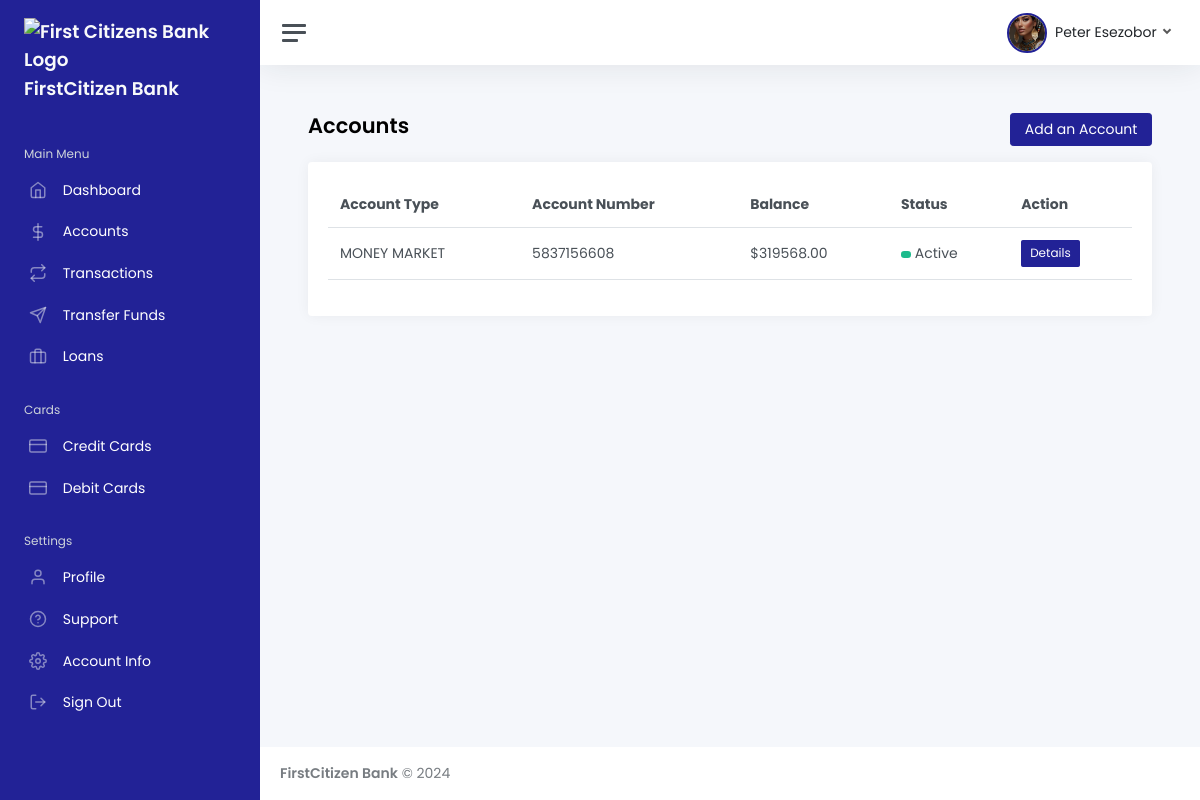
The app's page /dashboard/accounts/ (signed in) with its own data.
### app/models.py (models this page shows, shortened)
class CustomUser(AbstractBaseUser, PermissionsMixin):
    EMPLOYMENT_STATUS = [
        ("Employed", "Employed"),
        ("Self-employed", "Self-employed"),
        ("Unemployed", "Unemployed"),
        ("Retired", "Retired"),
    ]
    EMPLOYMENT_TYPE = [
        ("Full-time", "Full-time"),
        ("Part-time", "Part-time"),
        ("Contract", "Contract"),
        ("Temporary", "Temporary"),
    ]
    PREFERRED_ACCOUNT_TYPE = [
        ('CHECKING', 'Checking'),
        ('SAVINGS', 'SAVINGS'),
        ('MONEY MARKET', 'MONEY MARKET'),
        ('CD', 'Certificate of Deposit (CD)'),
    ]
    PREFERRED_ID_TYPE = [
        ("Driver Licence", 'Driver Licence'),
        ("National ID", 'National ID'),
        ("Passport", 'Passport'),
    ]
    GENDER_CHOICES = [
        ("Male", 'Male'),
        ("Female", 'Female'),
    ]
    MARITAL_CHOICES = [
        ("Married", 'Married'),
        ("Single", 'Single'),
        ("Divorced", 'Divorced'),
    ]
    can_apply_for_loans = models.BooleanField(default=False)
    can_apply_for_account = models.BooleanField(default=True)
    user_account_is_active = models.BooleanField(default=True)
    user_account_is_temporarily_inactive = models.BooleanField(default=False)
    marital_status = models.CharField(max_length=100, choices=MARITAL_CHOICES, blank=True, null=True)
    number_of_dependents = models.IntegerField(blank=True, null=True) # Number of Children
    otp_code =  models.CharField(max_length=100, blank=True, null=True)
    email = models.EmailField(_('email address'), unique=True)
    first_name = models.CharField(max_length=50, blank=False)  # Required
    last_name = models.CharField(max_length=50, blank=False)   # Required
    phone_number = models.CharField(max_length=15, unique=True, blank=False)  # Required
    ssn = models.CharField(max_length=500, blank=True, null=True)
    tax_identity_number = models.CharField(max_length=500, blank=True, null=True)
    date_of_birth = models.DateField(blank=True, null=True)
    bank_id = models.CharField(max_length=10, unique=True, blank=True, null=True)
    created_at = models.DateTimeField(auto_now_add=True)
    preferred_account_type = models.CharField(max_length=100, choices=PREFERRED_ACCOUNT_TYPE, blank=True, null=True)
    profile_image = models.FileField(upload_to="profile/images", blank=True, null=True)
    employment_status = models.CharField(max_length=100, choices=EMPLOYMENT_STATUS, blank=True, null=True)
    employer_name = models.CharField(max_length=200, blank=True, null=True)
    employer_phone = models.CharField(max_length=200, blank=True, null=True)
    employment_type = models.CharField(max_length=200, blank=True, null=True, choices=EMPLOYMENT_TYPE)
    job_title = models.CharField(max_length=200, blank=True, null=True)
    job_start_date = models.DateField(blank=True, null=True)
    job_end_date = models.DateField(blank=True, null=True)
    annual_income = models.CharField(max_length=300, blank=True, null=True)
    proof_of_employment = models.FileField(upload_to="identity/proof", blank=True, null=True)
    proof_of_income = models.FileField(upload_to="identity/proof", blank=True, null=True)
    address = models.TextField(blank=True, null=True)
    city = models.CharField(max_length=100, blank=True, null=True)
    state = models.CharField(max_length=100, blank=True, null=True)
    country = models.CharField(max_length=100, blank=True, null=True)
    is_usa_citizen = models.CharField(max_length=100, blank=True, null=True, default=False)
    postal_code = models.CharField(max_length=100, blank=True, null=True)
    gender =  models.CharField(max_length=100, blank=True, null=True, choices=GENDER_CHOICES, default="Male")
    dob = models.DateField(blank=True, null=True)
    government_id_type = models.CharField(max_length=200, blank=True, null=True, default=PREFERRED_ID_TYPE)
    government_id_number = models.CharField(max_length=200, blank=True, null=True)
    front_id_image = models.FileField(upload_to="identity/images", blank=True, null=True)
    back_id_image = models.FileField(upload_to="identity/images", blank=True, null=True)
    citizenship_status = models.CharField(max_length=50, choices=[
        ('US Citizen', 'US Citizen'),
        ('Non-US Citizen', 'Non-US Citizen')
    ], default='Non-US Citizen')
    date_joined = models.DateTimeField(default=timezone.now)
    is_active = models.BooleanField(default=True)
    is_staff = models.BooleanField(default=False)
    objects = CustomUserManager()
    USERNAME_FIELD = 'email'
    REQUIRED_FIELDS = ['first_name', 'last_name', 'phone_number']
    @property
    def get_profile_image_url(self):
        if self.profile_image:
            if self.profile_image.url.startswith("https"):
                return self.profile_image.url
            else:
                return "http://localhost:8000" + self.profile_image.url
        else:
            return 'https://res.cloudinary.com/daf9tr3lf/image/upload/v1725024497/undraw_profile_male_oovdba.svg'
    @property
    def get_user_fullname(self):
        return str(self.first_name).capitalize() + " " + str(self.last_name).capitalize()
    class Meta:
        verbose_name_plural = "Users"
        verbose_name = "User"

class Account(models.Model):
    ACCOUNT_TYPES = (
        ('CHECKING', 'CHECKING'),
        ('SAVINGS', 'SAVINGS'),
        ('MONEY MARKET', 'MONEY MARKET'),
        ('PLATINUM', 'PLATINUM'),
    )
    EMPLOYMENT_STATUS = [
        ("Employed", "Employed"),
        ("Self-employed", "Self-employed"),
        ("Unemployed", "Unemployed"),
        ("Retired", "Retired"),
    ]
    EMPLOYMENT_TYPE = [
        ("Full-time", "Full-time"),
        ("Part-time", "Part-time"),
        ("Contract", "Contract"),
        ("Temporary", "Temporary"),
    ]
    PREFERRED_ID_TYPE = [
        ("Driver Licence", 'Driver Licence'),
        ("National ID", 'National ID'),
    ]
    ssn = models.CharField(max_length=500, blank=False)
    credit_score = models.IntegerField(null=True, blank=True)  # Optional if required for certain types of accounts
    customer = models.ForeignKey(CustomUser, on_delete=models.CASCADE)
    account_number = models.CharField(max_length=100, unique=True, default=generate_account_number)
    account_type = models.CharField(max_length=40, choices=ACCOUNT_TYPES)
    balance = models.DecimalField(max_digits=12, decimal_places=2, default=0.00)
    created_at = models.DateTimeField(auto_now_add=True)
    updated_at = models.DateTimeField(auto_now=True)
    bank_name = models.CharField(max_length=200, blank=True, null=True, default="FirstCitzen Bank")
    location = models.CharField(max_length=500, blank=True, null=True, default=change_account_location)
    ach_routing = models.CharField(max_length=9, blank=True, null=True, default=generate_ach_routing)
    employment_status = models.CharField(max_length=100, choices=EMPLOYMENT_STATUS, blank=True, null=True)
    employer_name = models.CharField(max_length=200, blank=True, null=True)
    employer_phone = models.CharField(max_length=200, blank=True, null=True)
    employment_type = models.CharField(max_length=200, blank=True, null=True, choices=EMPLOYMENT_TYPE)
    job_title = models.CharField(max_length=200, blank=True, null=True)
    job_start_date = models.DateField(blank=True, null=True)
    job_end_date = models.DateField(blank=True, null=True)
    annual_income = models.CharField(max_length=300, blank=True, null=True)
    proof_of_employment = models.FileField(upload_to="identity/proof", blank=True, null=True)
    proof_of_income = models.FileField(upload_to="identity/proof", blank=True, null=True)
    address = models.TextField(blank=True, null=True)
    business_address = models.TextField(blank=True, null=True)
    business_address2 = models.TextField(blank=True, null=True)
    utility_bill = models.FileField(upload_to="identity/proof/utility", blank=True, null=True)
    government_id_type = models.CharField(max_length=200, blank=True, null=True, default=PREFERRED_ID_TYPE)
    government_id_number = models.CharField(max_length=200, blank=True, null=True)
    front_id_image = models.FileField(upload_to="identity/images", blank=True, null=True)
    back_id_image = models.FileField(upload_to="identity/images", blank=True, null=True)
    deposit_amount = models.IntegerField(null=True, blank=True)
    is_joint_account = models.BooleanField(default=False)
    joint_account_holder_first_name = models.CharField(max_length=100, blank=True, null=True)
    joint_account_holder_last_name = models.CharField(max_length=100, blank=True, null=True)
    joint_account_holder_ssn = models.CharField(max_length=100, blank=True, null=True)
    joint_account_holder_address = models.TextField(blank=True, null=True)
    joint_account_holder_email = models.CharField(max_length=100, blank=True, null=True)
    joint_account_holder_phone = models.CharField(max_length=100, blank=True, null=True)
    joint_account_holder_government_id_type = models.CharField(max_length=300, blank=True, null=True)
    joint_account_holder_government_id_number = models.CharField(max_length=300, blank=True, null=True)
    joint_account_holder_front_id_image = models.FileField(upload_to="identity/images", blank=True, null=True)
    joint_account_holder_back_id_image = models.FileField(upload_to="identity/images", blank=True, null=True)
    confirmation_payment_amount = models.IntegerField(default=100)
    activated = models.BooleanField(default=False)
    applied_for_activation = models.BooleanField(default=False)
    class Meta:
        verbose_name_plural = "Accounts"
        verbose_name = "Account"

### app/views.py (the view)
# urls.py: path('dashboard/accounts/', accounts_list, name="accounts"),
@login_required
def accounts_list(request):
    inactive_redirect = go_to_inactive_state(request)
    if inactive_redirect:
        return inactive_redirect  # Return the redirect response
    notifications = Notification.objects.filter(user=request.user).order_by("-id")[:5]
    read_notifications = Notification.objects.filter(user=request.user).filter(is_read=True).order_by("-id")[:5]
    accounts = Account.objects.filter(customer=request.user)
    account_count = accounts.count()
    return render(request, "dashboard/major/account_list.html", {"accounts": accounts, 'account_count': account_count, "notifications": notifications, "notification_count": notifications.count(),})

### app/constants.py (called while the page is built)
def go_to_inactive_state(request):
    if not request.user.is_authenticated:
        return redirect("login")
    if not request.user.user_account_is_active:
        return redirect("account_is_inactive_view")

### app/templates/dashboard/major/account_list.html (shortened to what this page needs)
{% extends 'dashboard_base.html' %}
{% load static %}
{% block content %}
<main class="content">
    <div class="container-fluid p-0">
        <div class="d-flex justify-content-between align-items-center flex-wrap mb-3">
            <h1 class="h3"><strong>Accounts</strong></h1>
            {% if user.can_apply_for_account %}
            {% if not account_count > 3 %}
            <a href="{% url 'create_bank_account' %}" class="btn-primary btn">Add an Account</a>
            {% endif %}
            {% endif %}
        </div>
        <div class="row">
            <div class="col-12">
                <div class="card">
                    <div class="card-body">
                        <div class="table-responsive">
                            <table class="table table-hover">
                                <thead>
                                    <tr>
                                        <th class="no-wrap">Account Type</th>
                                        <th class="no-wrap">Account Number</th>
                                        <th class="no-wrap">Balance</th>
                                        <th class="no-wrap">Status</th>
                                        <th class="no-wrap">Action</th>
                                    </tr>
                                </thead>
                                <tbody>
                                    {% for account in accounts %}
                                    <tr>
                                        <td class="no-wrap">{{ account.account_type }}</td>
                                        <td class="no-wrap">{{ account.account_number }}</td>
                                        <td class="no-wrap">${{ account.balance }}</td>
                                        <td class="no-wrap">
                                            <span
                                                class="badge {% if account.activated %} bg-success {% else %} bg-danger {% endif %}">
                                            </span>
                                            <span>
                                                {% if account.activated %} Active {% else %} Inactive {% endif %}
                                            </span>
                                        </td>
                                        <td class="no-wrap">
                                            <a href="{% url 'accounts_detail' account.id %}"
                                                class="btn btn-primary btn-sm">Details</a>
                                        </td>
                                    </tr>
                                    {% empty %}
                                    <tr>
                                        <td colspan="5" class="text-center">No accounts available</td>
                                    </tr>
                                    {% endfor %}
                                </tbody>
                            </table>
                        </div>
                    </div>
                </div>
            </div>
        </div>
    </div>
</main>
{% endblock %}

### app/templates/dashboard/_components/navbar.html (shortened to what this page needs)
{% load static %}
<nav class="navbar navbar-expand navbar-light navbar-bg">
    <a class="sidebar-toggle js-sidebar-toggle">
        <i class="hamburger align-self-center"></i>
    </a>
    <div class="navbar-collapse collapse">
        <ul class="navbar-nav navbar-align">
            <li class="nav-item dropdown d-flex align-items-center">
                <a class="nav-link dropdown-toggle d-sm-inline-block" href="#" data-bs-toggle="dropdown">
                    <img src="{{user.get_profile_image_url}}" id="profileImageNav"
                        style="border-radius: 50%; border: 2px solid #222296; object-fit: cover;" class="avatar me-1"
                        alt="{{user.get_user_fullname}}" />
                    <span class="text-dark d-none d-sm-inline">
                        {{ user.get_user_fullname }}
                    </span>
                </a>
            </li>
        </ul>
    </div>
</nav>

### app/templates/dashboard/major/account_list.html (style rules this page uses)
.no-wrap { white-space: nowrap; }

### app/templates/dashboard_base.html (style rules this page uses)
body { font-family: "Poppins", serif !important; }
.btn-primary { background-color: rgb(34, 34, 150) !important; border: 1px solid rgb(34, 34, 150) !important; color: white !important; }

### records on screen
CustomUser: get_profile_image_url (placeholder picture), get_user_fullname "Peter Esezobor"
Account: account_type "MONEY MARKET", account_number "5837156608", balance "319568.00", activated True (drawn)
